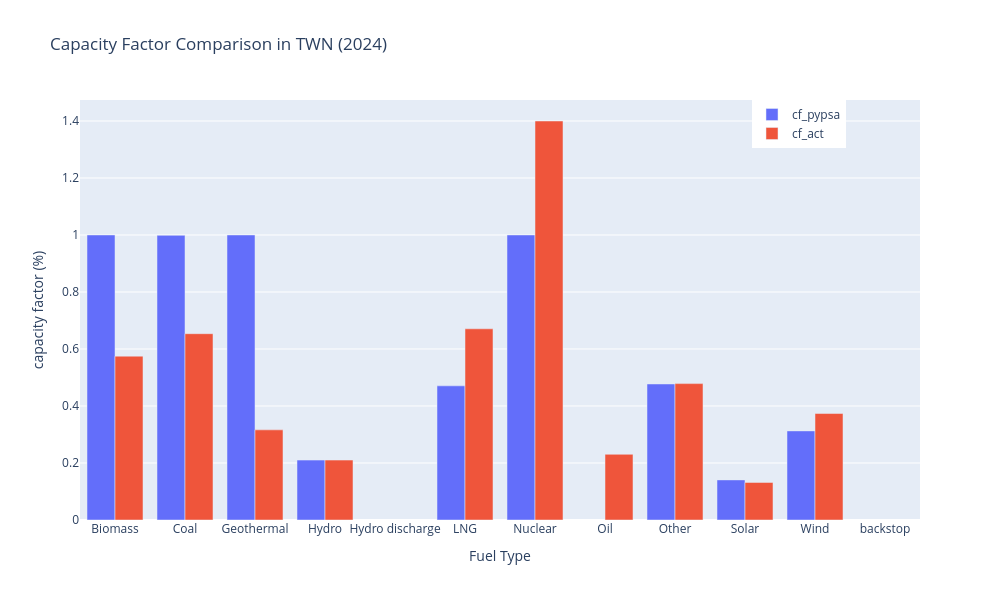

The code cell stored with this chart in its notebook:
### Code cell
# --- CALIBRATION 1C: YEARLY CAPACITY FACTOR 2024 - Official data vs model --- #

# Extract CF results
cf_pypsa = (n.statistics.capacity_factor(groupby=['bus','carrier']).reset_index().rename(columns={'carrier':'Fuel',2024:'cf_pypsa'})
)

# Official pnom results
pnom_act = (
    n
    .generators
    .p_nom_opt
    .groupby(by=[n.generators.carrier])
    .sum()
    .to_frame().reset_index().rename(columns={'carrier':'Fuel',0:'cap'})
)

cf_act = gen_act.merge(pnom_act,how='outer',on='Fuel')
cf_act['cf_act'] = cf_act['gen_act'].div(cf_act['p_nom_opt'] * 8760)
cf_comparison = cf_act.merge(cf_pypsa.loc[(cf_pypsa['component'] == 'Generator')],
                      how='outer',on='Fuel')

fig = px.bar(
    cf_comparison, 
    x="Fuel",
    y=["cf_pypsa", "cf_act"],
    barmode="group",
    labels={"value": "Capacity Factor (%)", 
            "variable": "Capaicity Factor"},
    title="Capacity Factor Comparison in TWN (2024)"
)

fig.update_layout(
    width=1000,
    height=600,
    xaxis_title='Fuel Type',
    yaxis_title='capacity factor (%)',
    legend=dict(title='', x=0.8, y=1)
)

fig.show()

### Figure 1 — Plotly figure (JSON) as saved in the notebook; plotly's stock layout.template omitted (floating-point values rounded to 4 significant figures)
{"data": [{"alignmentgroup": "True", "hovertemplate": "Capaicity Factor=cf_pypsa<br>Fuel=%{x}<br>Capacity Factor (%)=%{y}<extra></extra>", "legendgroup": "cf_pypsa", "marker": {"color": "#636efa", "pattern": {"shape": ""}}, "name": "cf_pypsa", "offsetgroup": "cf_pypsa", "orientation": "v", "showlegend": true, "textposition": "auto", "type": "bar", "x": ["Biomass", "Coal", "Geothermal", "Hydro", "Hydro discharge", "LNG", "Nuclear", "Oil", "Other", "Solar", "Wind", "backstop"], "xaxis": "x", "y": [1.0, 0.9986, 1.0, 0.2102, NaN, 0.4707, 1.0, NaN, 0.4772, 0.1407, 0.3126, NaN], "yaxis": "y"}, {"alignmentgroup": "True", "hovertemplate": "Capaicity Factor=cf_act<br>Fuel=%{x}<br>Capacity Factor (%)=%{y}<extra></extra>", "legendgroup": "cf_act", "marker": {"color": "#EF553B", "pattern": {"shape": ""}}, "name": "cf_act", "offsetgroup": "cf_act", "orientation": "v", "showlegend": true, "textposition": "auto", "type": "bar", "x": ["Biomass", "Coal", "Geothermal", "Hydro", "Hydro discharge", "LNG", "Nuclear", "Oil", "Other", "Solar", "Wind", "backstop"], "xaxis": "x", "y": [0.5748, 0.6537, 0.3162, 0.2102, NaN, 0.6708, 1.4, 0.2305, 0.4785, 0.1318, 0.3736, NaN], "yaxis": "y"}], "layout": {"barmode": "group", "height": 600, "legend": {"title": {"text": ""}, "tracegroupgap": 0, "x": 0.8, "y": 1}, "title": {"text": "Capacity Factor Comparison in TWN (2024)"}, "width": 1000, "xaxis": {"anchor": "y", "domain": [0, 1], "title": {"text": "Fuel Type"}}, "yaxis": {"anchor": "x", "domain": [0, 1], "title": {"text": "capacity factor (%)"}}}}
